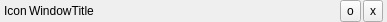
<?xml version="1.0" encoding="UTF-8"?>
<ui version="4.0">
 <class>CoreTitleBar</class>
 <widget class="QWidget" name="CoreTitleBar">
  <property name="geometry">
   <rect>
    <x>0</x>
    <y>0</y>
    <width>387</width>
    <height>22</height>
   </rect>
  </property>
  <property name="sizePolicy">
   <sizepolicy hsizetype="Expanding" vsizetype="Preferred">
    <horstretch>0</horstretch>
    <verstretch>0</verstretch>
   </sizepolicy>
  </property>
  <property name="minimumSize">
   <size>
    <width>0</width>
    <height>0</height>
   </size>
  </property>
  <property name="maximumSize">
   <size>
    <width>16777215</width>
    <height>16777215</height>
   </size>
  </property>
  <property name="focusPolicy">
   <enum>Qt::NoFocus</enum>
  </property>
  <property name="windowTitle">
   <string>CoreTitleBar</string>
  </property>
  <property name="styleSheet">
   <string notr="true"/>
  </property>
  <layout class="QHBoxLayout" name="horizontalLayout" stretch="0,0,0,0,0,0,0">
   <property name="spacing">
    <number>2</number>
   </property>
   <property name="leftMargin">
    <number>4</number>
   </property>
   <property name="topMargin">
    <number>0</number>
   </property>
   <property name="rightMargin">
    <number>4</number>
   </property>
   <property name="bottomMargin">
    <number>0</number>
   </property>
   <item>
    <widget class="QLabel" name="iconPlaceholder">
     <property name="text">
      <string>Icon</string>
     </property>
    </widget>
   </item>
   <item>
    <widget class="QLabel" name="titleLabel">
     <property name="enabled">
      <bool>true</bool>
     </property>
     <property name="contextMenuPolicy">
      <enum>Qt::DefaultContextMenu</enum>
     </property>
     <property name="text">
      <string>WindowTitle</string>
     </property>
     <property name="textFormat">
      <enum>Qt::RichText</enum>
     </property>
    </widget>
   </item>
   <item>
    <widget class="QFrame" name="leftToolbarPlaceholder">
     <property name="sizePolicy">
      <sizepolicy hsizetype="Preferred" vsizetype="Preferred">
       <horstretch>0</horstretch>
       <verstretch>0</verstretch>
      </sizepolicy>
     </property>
     <property name="minimumSize">
      <size>
       <width>0</width>
       <height>0</height>
      </size>
     </property>
     <property name="frameShape">
      <enum>QFrame::NoFrame</enum>
     </property>
     <property name="frameShadow">
      <enum>QFrame::Plain</enum>
     </property>
     <layout class="QHBoxLayout" name="horizontalLayout_5">
      <property name="spacing">
       <number>1</number>
      </property>
      <property name="margin">
       <number>0</number>
      </property>
     </layout>
    </widget>
   </item>
   <item>
    <spacer name="horizontalSpacer">
     <property name="orientation">
      <enum>Qt::Horizontal</enum>
     </property>
     <property name="sizeHint" stdset="0">
      <size>
       <width>0</width>
       <height>0</height>
      </size>
     </property>
    </spacer>
   </item>
   <item>
    <widget class="QFrame" name="rightToolbarPlaceholder">
     <property name="sizePolicy">
      <sizepolicy hsizetype="Preferred" vsizetype="Preferred">
       <horstretch>0</horstretch>
       <verstretch>0</verstretch>
      </sizepolicy>
     </property>
     <property name="minimumSize">
      <size>
       <width>0</width>
       <height>0</height>
      </size>
     </property>
     <property name="layoutDirection">
      <enum>Qt::LeftToRight</enum>
     </property>
     <property name="frameShape">
      <enum>QFrame::NoFrame</enum>
     </property>
     <property name="frameShadow">
      <enum>QFrame::Plain</enum>
     </property>
     <layout class="QHBoxLayout" name="horizontalLayout_4">
      <property name="spacing">
       <number>1</number>
      </property>
      <property name="margin">
       <number>0</number>
      </property>
     </layout>
    </widget>
   </item>
   <item>
    <widget class="QToolButton" name="buttonFloat">
     <property name="sizePolicy">
      <sizepolicy hsizetype="Preferred" vsizetype="Preferred">
       <horstretch>0</horstretch>
       <verstretch>0</verstretch>
      </sizepolicy>
     </property>
     <property name="maximumSize">
      <size>
       <width>16777215</width>
       <height>16777215</height>
      </size>
     </property>
     <property name="toolTip">
      <string>Dock | Undock</string>
     </property>
     <property name="styleSheet">
      <string notr="true"/>
     </property>
     <property name="text">
      <string>o</string>
     </property>
     <property name="iconSize">
      <size>
       <width>16</width>
       <height>16</height>
      </size>
     </property>
     <property name="arrowType">
      <enum>Qt::NoArrow</enum>
     </property>
    </widget>
   </item>
   <item>
    <widget class="QToolButton" name="buttonClose">
     <property name="sizePolicy">
      <sizepolicy hsizetype="Preferred" vsizetype="Preferred">
       <horstretch>0</horstretch>
       <verstretch>0</verstretch>
      </sizepolicy>
     </property>
     <property name="maximumSize">
      <size>
       <width>16777215</width>
       <height>16777215</height>
      </size>
     </property>
     <property name="toolTip">
      <string>Close</string>
     </property>
     <property name="styleSheet">
      <string notr="true"/>
     </property>
     <property name="text">
      <string>x</string>
     </property>
     <property name="iconSize">
      <size>
       <width>16</width>
       <height>16</height>
      </size>
     </property>
    </widget>
   </item>
  </layout>
  <action name="actionClose">
   <property name="icon">
    <iconset resource="CoreIcons.qrc">
     <normaloff>:/resources/icons/x-alpha.png</normaloff>:/resources/icons/x-alpha.png</iconset>
   </property>
   <property name="text">
    <string>Close</string>
   </property>
   <property name="toolTip">
    <string>Close window</string>
   </property>
  </action>
  <action name="actionDock_Undock">
   <property name="checkable">
    <bool>true</bool>
   </property>
   <property name="icon">
    <iconset resource="CoreIcons.qrc">
     <normaloff>:/resources/icons/oddokowywanie.png</normaloff>
     <normalon>:/resources/icons/dokowanie.png</normalon>:/resources/icons/oddokowywanie.png</iconset>
   </property>
   <property name="text">
    <string>Dock/Undock</string>
   </property>
   <property name="toolTip">
    <string>Change widndow docking</string>
   </property>
  </action>
 </widget>
 <resources>
  <include location="CoreIcons.qrc"/>
 </resources>
 <connections>
  <connection>
   <sender>actionDock_Undock</sender>
   <signal>toggled(bool)</signal>
   <receiver>CoreTitleBar</receiver>
   <slot>toggleFloating(bool)</slot>
   <hints>
    <hint type="sourcelabel">
     <x>-1</x>
     <y>-1</y>
    </hint>
    <hint type="destinationlabel">
     <x>193</x>
     <y>10</y>
    </hint>
   </hints>
  </connection>
  <connection>
   <sender>actionClose</sender>
   <signal>triggered()</signal>
   <receiver>CoreTitleBar</receiver>
   <slot>closeWindow()</slot>
   <hints>
    <hint type="sourcelabel">
     <x>-1</x>
     <y>-1</y>
    </hint>
    <hint type="destinationlabel">
     <x>193</x>
     <y>10</y>
    </hint>
   </hints>
  </connection>
 </connections>
 <slots>
  <slot>toggleFloating(bool)</slot>
  <slot>closeWindow()</slot>
 </slots>
</ui>
